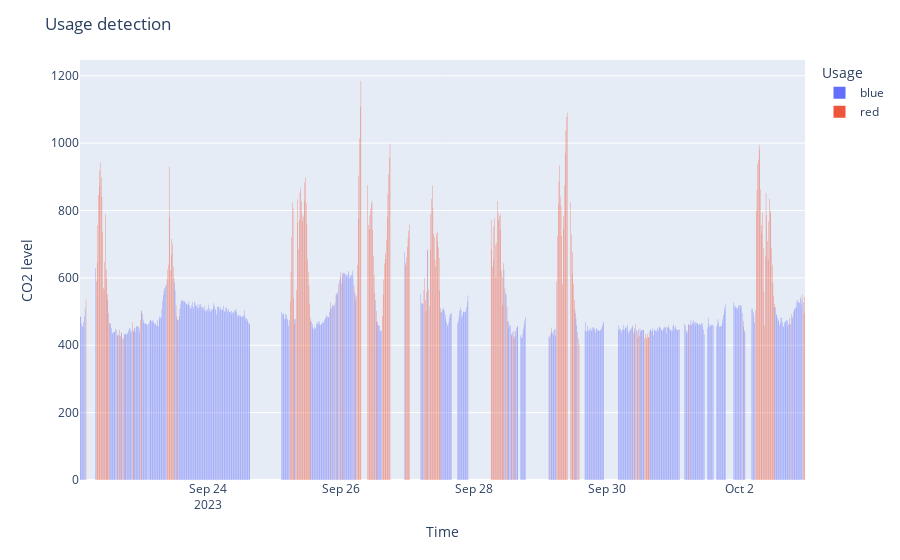

The cell this chart's notebook holds for it:
### Code cell
# Plotting using Plotly via Pandas
fig = test.assign(color=lambda d: d["pred"].map({0: 'blue', 1: 'red'})).plot.bar(
    x='DATETIME',
    y=['CO2'], 
    color="color", 
    hover_data=["rolling_velocity", "score"], 
    barmode="group", 
)
fig.update_layout(title='Usage detection',
                  xaxis_title='Time',
                  yaxis_title='CO2 level',
                  legend_title="Usage",
                  # since pred is not continuous the legend should not be either
                  
        )
fig.update_traces(dict(marker_line_width=0))
fig.show()

### Figure 1 — Plotly figure (JSON) as saved in the notebook; plotly's stock layout.template omitted (floating-point values rounded to 4 significant figures; data arrays with more than 128 entries replaced by an {"elided": "..."} marker saying what was removed)
{"data": [{"alignmentgroup": "True", "customdata": {"elided": "560x2 float values"}, "hovertemplate": "color=blue<br>DATETIME=%{x}<br>value=%{y}<br>rolling_velocity=%{customdata[0]}<br>score=%{customdata[1]}<extra></extra>", "legendgroup": "blue", "marker": {"color": "#636efa", "line": {"width": 0}, "pattern": {"shape": ""}}, "name": "blue", "offsetgroup": "blue", "orientation": "v", "showlegend": true, "textposition": "auto", "type": "bar", "x": {"elided": "560 str values"}, "xaxis": "x", "y": {"elided": "560 float values"}, "yaxis": "y"}, {"alignmentgroup": "True", "customdata": {"elided": "240x2 float values"}, "hovertemplate": "color=red<br>DATETIME=%{x}<br>value=%{y}<br>rolling_velocity=%{customdata[0]}<br>score=%{customdata[1]}<extra></extra>", "legendgroup": "red", "marker": {"color": "#EF553B", "line": {"width": 0}, "pattern": {"shape": ""}}, "name": "red", "offsetgroup": "red", "orientation": "v", "showlegend": true, "textposition": "auto", "type": "bar", "x": {"elided": "240 str values"}, "xaxis": "x", "y": {"elided": "240 float values"}, "yaxis": "y"}], "layout": {"barmode": "group", "legend": {"title": {"text": "Usage"}, "tracegroupgap": 0}, "margin": {"t": 60}, "title": {"text": "Usage detection"}, "xaxis": {"anchor": "y", "domain": [0, 1], "title": {"text": "Time"}}, "yaxis": {"anchor": "x", "domain": [0, 1], "title": {"text": "CO2 level"}}}}
